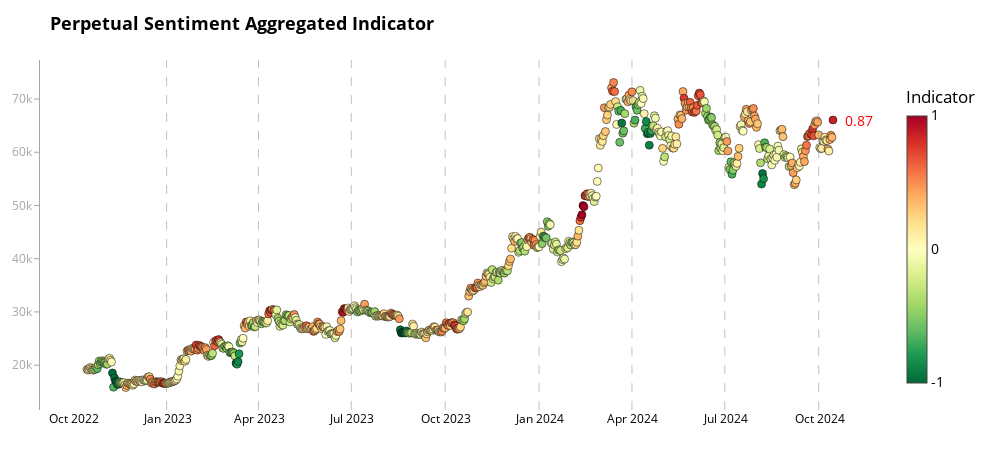

Notebook source saved alongside this figure:
### Code cell
# Example usage
fig2 = chart_aggregate(merged_df, 'aggregate_indicator_equalweight', 'price_usd_close', "Perpetual Sentiment Aggregated Indicator")
fig2.show()
pio.write_html(fig2, file=f'bitcoin_analysis_prep_aggr_last_2year.html')
print("All charts have been displayed and saved as separate HTML files.")

### Figure 1 — Plotly figure (JSON) as saved in the notebook; plotly's stock layout.template omitted (floating-point values rounded to 4 significant figures; data arrays with more than 128 entries replaced by an {"elided": "..."} marker saying what was removed)
{"data": [{"hoverinfo": "text", "marker": {"cmax": 1, "cmin": -1, "color": {"elided": "732 float values"}, "colorbar": {"len": 0.9, "lenmode": "fraction", "thickness": 20, "ticktext": ["-1", "0", "1"], "tickvals": [-1, 0, 1], "title": {"text": "Indicator"}, "x": 1.02, "xpad": 10}, "colorscale": [[0.0, "rgb(0,104,55)"], [0.1, "rgb(26,152,80)"], [0.2, "rgb(102,189,99)"], [0.3, "rgb(166,217,106)"], [0.4, "rgb(217,239,139)"], [0.5, "rgb(255,255,191)"], [0.6, "rgb(254,224,139)"], [0.7, "rgb(253,174,97)"], [0.8, "rgb(244,109,67)"], [0.9, "rgb(215,48,39)"], [1.0, "rgb(165,0,38)"]], "line": {"color": "black", "width": 0.5}, "size": 8}, "mode": "markers", "text": {"elided": "732 str values"}, "x": {"elided": "732 str values"}, "y": {"elided": "732 float values"}, "type": "scatter"}], "layout": {"shapes": [{"line": {"color": "rgba(128, 128, 128, 0.7)", "dash": "dash", "width": 1}, "opacity": 0.7, "type": "line", "x0": "2022-12-31T00:00:00", "x1": "2022-12-31T00:00:00", "xref": "x", "y0": 0, "y1": 1, "yref": "y domain"}, {"line": {"color": "rgba(128, 128, 128, 0.7)", "dash": "dash", "width": 1}, "opacity": 0.7, "type": "line", "x0": "2023-03-31T00:00:00", "x1": "2023-03-31T00:00:00", "xref": "x", "y0": 0, "y1": 1, "yref": "y domain"}, {"line": {"color": "rgba(128, 128, 128, 0.7)", "dash": "dash", "width": 1}, "opacity": 0.7, "type": "line", "x0": "2023-06-30T00:00:00", "x1": "2023-06-30T00:00:00", "xref": "x", "y0": 0, "y1": 1, "yref": "y domain"}, {"line": {"color": "rgba(128, 128, 128, 0.7)", "dash": "dash", "width": 1}, "opacity": 0.7, "type": "line", "x0": "2023-09-30T00:00:00", "x1": "2023-09-30T00:00:00", "xref": "x", "y0": 0, "y1": 1, "yref": "y domain"}, {"line": {"color": "rgba(128, 128, 128, 0.7)", "dash": "dash", "width": 1}, "opacity": 0.7, "type": "line", "x0": "2023-12-31T00:00:00", "x1": "2023-12-31T00:00:00", "xref": "x", "y0": 0, "y1": 1, "yref": "y domain"}, {"line": {"color": "rgba(128, 128, 128, 0.7)", "dash": "dash", "width": 1}, "opacity": 0.7, "type": "line", "x0": "2024-03-31T00:00:00", "x1": "2024-03-31T00:00:00", "xref": "x", "y0": 0, "y1": 1, "yref": "y domain"}, {"line": {"color": "rgba(128, 128, 128, 0.7)", "dash": "dash", "width": 1}, "opacity": 0.7, "type": "line", "x0": "2024-06-30T00:00:00", "x1": "2024-06-30T00:00:00", "xref": "x", "y0": 0, "y1": 1, "yref": "y domain"}, {"line": {"color": "rgba(128, 128, 128, 0.7)", "dash": "dash", "width": 1}, "opacity": 0.7, "type": "line", "x0": "2024-09-30T00:00:00", "x1": "2024-09-30T00:00:00", "xref": "x", "y0": 0, "y1": 1, "yref": "y domain"}], "annotations": [{"align": "left", "font": {"color": "red", "size": 14}, "showarrow": false, "text": "0.87", "x": "2024-10-14T00:00:00", "xanchor": "left", "xshift": 10, "y": 66060.0, "yanchor": "middle"}], "title": {"font": {"color": "black", "size": 18, "weight": "bold"}, "text": "Perpetual Sentiment Aggregated Indicator"}, "font": {"color": "black", "size": 14}, "margin": {"l": 40, "r": 120, "t": 60, "b": 40}, "showlegend": false, "hovermode": "closest", "plot_bgcolor": "white", "paper_bgcolor": "white", "width": 1000, "height": 450, "xaxis": {"tickfont": {"color": "black", "size": 12}, "showgrid": false, "zeroline": false, "dtick": "M3", "tickformat": "%b %Y", "showline": false, "mirror": false}, "yaxis": {"tickfont": {"color": "rgba(128, 128, 128, 0.7)", "size": 12}, "showgrid": false, "zeroline": false, "showline": true, "linewidth": 1, "linecolor": "rgba(128, 128, 128, 0.7)", "mirror": false, "ticks": "outside", "ticklen": 5, "tickcolor": "rgba(128, 128, 128, 0.7)"}}}
